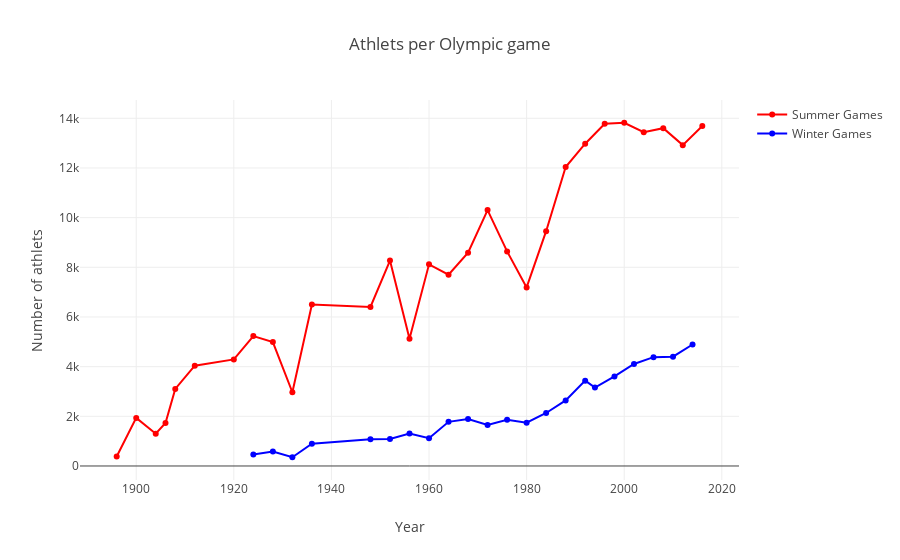

The cell this chart's notebook holds for it:
### Markdown cell above
We observe that there are years when we do have two events (Summer and Winter). Indeed, in the history of the Olympics, the Games started with only summer events, then there were in the same year for a while both Summer and Winter games and then, at a certain moment in time, they started to schedule in different years Summer and Winter games. 

Let's plot again the scatter plot but showing now the `Summer` and `Winter` games with diferent colors, on the same plot. For this, we will create two different traces. 

We will also add lines to the scatter plot, by adding `lines` to the `mode`.

### Code cell
dfS = df[df['Season']=='Summer']; dfW = df[df['Season']=='Winter']

traceS = go.Scatter(
    x = dfS['Year'],y = dfS['Athlets'],
    name="Summer Games",
    marker=dict(color="Red"),
    mode = "markers+lines"
)
traceW = go.Scatter(
    x = dfW['Year'],y = dfW['Athlets'],
    name="Winter Games",
    marker=dict(color="Blue"),
    mode = "markers+lines"
)

data = [traceS, traceW]
layout = dict(title = 'Athlets per Olympic game',
          xaxis = dict(title = 'Year', showticklabels=True), 
          yaxis = dict(title = 'Number of athlets'),
          hovermode = 'compare'
         )
fig = dict(data=data, layout=layout)
iplot(fig, filename='events-athlets2')

### Figure 1 — Plotly figure (JSON) as saved in the notebook; plotly's stock layout.template omitted (floating-point values rounded to 4 significant figures)
{"data": [{"marker": {"color": "Red"}, "mode": "markers+lines", "name": "Summer Games", "type": "scatter", "x": [1896, 1900, 1904, 1906, 1908, 1912, 1920, 1924, 1928, 1932, 1936, 1948, 1952, 1956, 1960, 1964, 1968, 1972, 1976, 1980, 1984, 1988, 1992, 1996, 2000, 2004, 2008, 2012, 2016], "y": [380, 1936, 1301, 1733, 3101, 4040, 4292, 5233, 4992, 2969, 6506, 6405, 8270, 5127, 8119, 7702, 8588, 10304, 8641, 7191, 9454, 12037, 12977, 13780, 13821, 13443, 13602, 12920, 13688]}, {"marker": {"color": "Blue"}, "mode": "markers+lines", "name": "Winter Games", "type": "scatter", "x": [1924, 1928, 1932, 1936, 1948, 1952, 1956, 1960, 1964, 1968, 1972, 1976, 1980, 1984, 1988, 1992, 1994, 1998, 2002, 2006, 2010, 2014], "y": [460, 582, 352, 895, 1075, 1088, 1307, 1116, 1778, 1891, 1655, 1861, 1746, 2134, 2639, 3436, 3160, 3605, 4109, 4382, 4402, 4891]}], "layout": {"hovermode": "compare", "title": "Athlets per Olympic game", "xaxis": {"showticklabels": true, "title": "Year"}, "yaxis": {"title": "Number of athlets"}}}
